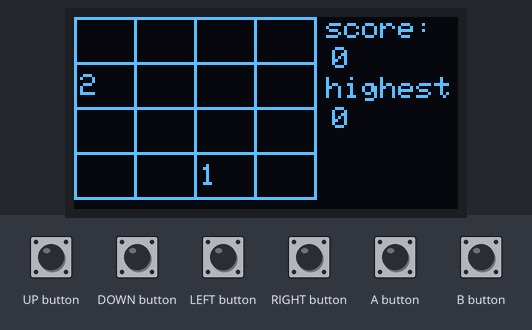
Recording of a sketch running on a simulated Arduboy, built with avr-gcc and run on an emulated ATmega32U4. On the bench: 128×64 one-colour display. The inputs (shaded band) are chosen by the test bench. Random numbers use the default seed unless the sketch sets one.

Above: at 1.2 s.
1.3 s: UP button pressed for 0.15 s
At 2.3 s:
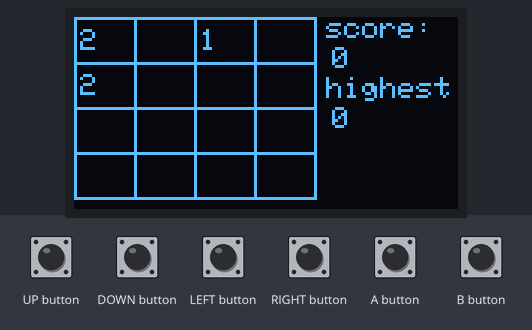
2.9 s: DOWN button pressed for 0.15 s
At 3.3 s:
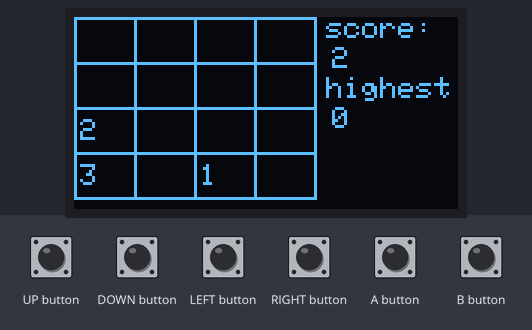
4.5 s: LEFT button pressed for 0.15 s
At 5.5 s:
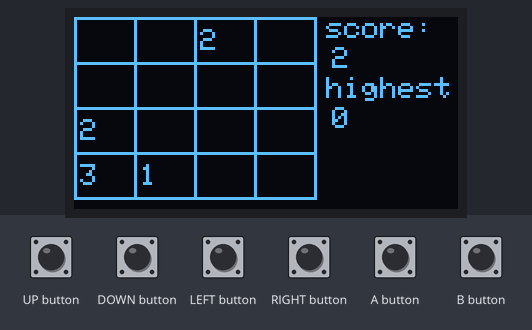
6.1 s: RIGHT button pressed for 0.15 s
At 6.5 s:
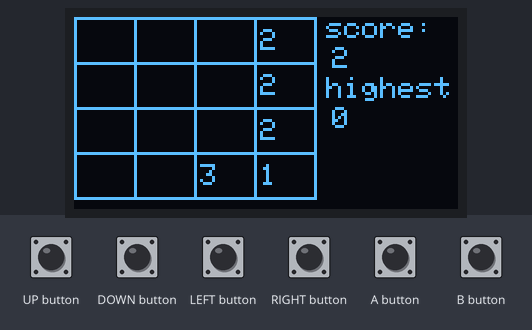
7.7 s: UP button pressed for 1 s
At 8.3 s:
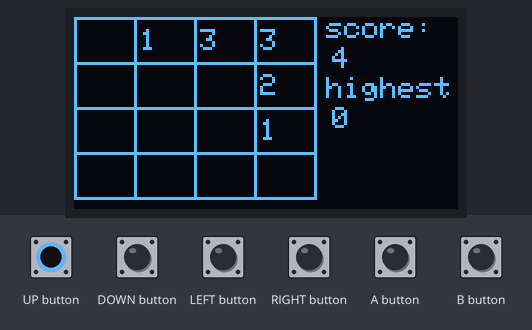
10.2 s: DOWN button pressed for 1 s
At 10.6 s:
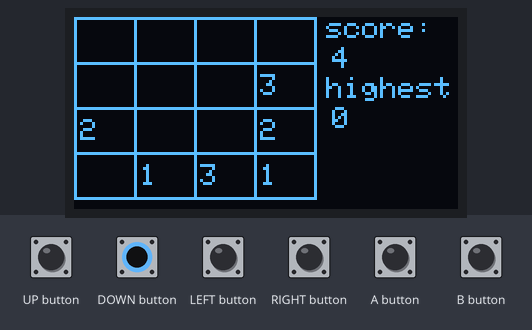
Timing chart, 0 to 13.2 s (numbered marks = the images above; inputs shaded):
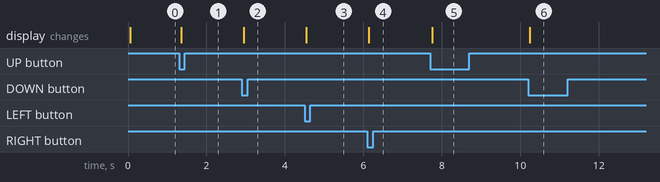

The sketch:

arduboy-2048.ino
```cpp
#include "game.h"

#define UP -4
#define DOWN 4
#define LEFT -1
#define RIGHT 1

#define GRID_HEIGHT 15
#define GRID_WIDTH 20

// Make an instance of arduboy used for many functions
Arduboy2 arduboy;
Game* game;
int highScore;

// This function runs once in your game.
// use it for anything that needs to be set only once in your game.
void setup() {
    arduboy.begin();  // initiate arduboy instance
    arduboy.setFrameRate(30);
    arduboy.initRandomSeed();

    game = new Game(4, 4, 2);
}

void render() {
    int* board = game->getBoard();
    int newPos = game->getLastNewNumberIndex();
    int score = game->getScore();

    for (int n = 0; n <= 4 * GRID_HEIGHT; n += GRID_HEIGHT) {  //绘制5条横线
        arduboy.drawLine(0, n, 4 * GRID_WIDTH, n, 1);
        for (int m = 0; m <= 4 * GRID_WIDTH; m += GRID_WIDTH)  //绘制5条竖线
            arduboy.drawLine(m, 0, m, 4 * GRID_HEIGHT, 1);
    }

    for (int x = 0; x < 4; x++) {  //输出数组内数据
        for (int y = 0; y < 4; y++) {
            arduboy.setCursor(2 + (y * GRID_WIDTH), 4 + (x * GRID_HEIGHT));
            if (board[x * 4 + y] != 0)
                arduboy.print(board[x * 4 + y]);
        }
    }

    arduboy.setCursor(4 * GRID_WIDTH + 4, 0);
    arduboy.print("score:");

    arduboy.setCursor(4 * GRID_WIDTH + 6, 10);
    arduboy.print(score);

    arduboy.setCursor(4 * GRID_WIDTH + 4, 20);
    arduboy.print("highest:");

    arduboy.setCursor(4 * GRID_WIDTH + 6, 30);
    arduboy.print(highScore);
    // arduboy.print(newPos);
}

void loop() {
    // pause render until it's time for the next frame
    if (!(arduboy.nextFrame()))
        return;

    arduboy.pollButtons();

    if (arduboy.justPressed(UP_BUTTON))
        game->operate(UP);
    if (arduboy.justPressed(DOWN_BUTTON))
        game->operate(DOWN);
    if (arduboy.justPressed(LEFT_BUTTON))
        game->operate(LEFT);
    if (arduboy.justPressed(RIGHT_BUTTON))
        game->operate(RIGHT);

    if (!game->checkAlive()) {
        highScore = game->getScore();
        game = new Game(4, 4, 2);
    } else {
        arduboy.clear();  // clear our screen to black
        render();
        arduboy.display();  // display.
    }
}
```

game.cpp
```cpp
#include "game.h"

Game::Game(int width, int height, int difficult) {
    fps = 60;
    score = 0;
    lastMoveValid = false;
    this->difficult = difficult;
    this->width = width;
    this->height = height;
    size = width * height;
    up = -1 * width;
    down = width;
    left = -1;
    right = 1;
    board = new int[size]{0};

    int pos1 = random(size);
    int pos2 = random(size - 1);
    if (pos2 >= pos1)
        pos2++;
    board[pos1] = random(difficult) + 1;
    board[pos2] = random(difficult) + 1;
    free = size - 2;
}

Game::~Game() {
    delete board;
}

bool Game::checkBorderAfterMove(int pos, int direction) {
    int newPos = AFTER_MOVE(pos, direction);
    if (newPos < firstElement || newPos >= size)
        return false;  // out of vertical border
    if ((direction == left || direction == right) && !isSameLine(pos, newPos))
        return false;  // out of horizon border
    return true;
}

bool Game::isSameLine(int pos1, int pos2) {
    return rowAt(pos1) == rowAt(pos2);
}

int Game::rowAt(int pos) {
    return pos / width;
}

void Game::moveOrMergeElement(int pos, int direction) {
    int newPos = AFTER_MOVE(pos, direction);

    if (board[pos] == emptyElement || !checkBorderAfterMove(pos, direction)) {
        return;  // can not be moved, end for next element
    }

    if (board[newPos] == board[pos]) {  // can be merged
        score += board[pos];
        board[newPos]++;      // promote the target element
        board[newPos] *= -1;  // mark the target not be merged again
        board[pos] = emptyElement;
        free++;
        lastMoveValid = true;
    }

    if (board[newPos] == emptyElement) {  // can be moved
        board[newPos] = board[pos];       // assign the target element
        board[pos] = emptyElement;
        moveOrMergeElement(newPos, direction);  // (iteration)
        lastMoveValid = true;
    }
}

void Game::operate(int direction) {
    lastMoveValid = false;
    // first loop: move or merge
    if (direction == up || direction == left) {
        for (int pos = firstElement; pos < size; pos++) {
            moveOrMergeElement(pos, direction);
        }
    } else {
        for (int pos = size - 1; pos >= firstElement; pos--) {
            moveOrMergeElement(pos, direction);
        }
    }

    // second loop: clean marks, judge alive, generate new number
    int newNumCountDown = -1;
    if (lastMoveValid) {  // choose a free space randomly for new number
        newNumCountDown = random(free);
    }
    for (int pos = firstElement; pos < size; pos++) {
        if (board[pos] < 0) {  // clean this mark by making it positive
            board[pos] = -board[pos];
        } else if (board[pos] == emptyElement) {
            if (newNumCountDown == 0) {  // assign this space for new number
                board[pos] = random(difficult) + 1;
                free--;  // free space decreased because of the new number
                lastNewNumberIndex = pos;
            }
            if (newNumCountDown >= 0)  // wait for next free pos
                newNumCountDown--;
        }
    }
}

bool Game::checkAlive() {
    if (free > 0) {
        // if not valid (never move or merge this turn), end for next operation
        return true;
    } else {
        // we ignore the last element
        for (int pos = 0; pos < size - 1; pos++) {
            // ignore last row while chechk two row && ignore last column while
            // check two column
            if (pos < size - width &&
                    board[pos] == board[AFTER_MOVE(pos, down)] ||
                pos % width < width - 1 &&
                    board[pos] == board[AFTER_MOVE(pos, right)]) {
                return true;
            }
        }
        return false;
    }
}

int Game::getScore() {
    return score;
}

int* Game::getBoard() {
    return board;
}

int Game::getLastNewNumberIndex() {
    return lastNewNumberIndex;
}
```

game.h
```cpp
#ifndef _GAME_H_
#define _GAME_H_

#include <Arduboy2.h>

#define AFTER_MOVE(pos, direction) pos + direction

const int emptyElement = 0;
const int firstElement = 0;

class Game {
   private:
    int score, fps, difficult;
    int height, width, size;
    int up, down, left, right;
    int *board, free, lastNewNumberIndex;
    bool lastMoveValid;

   public:
    Game(int width, int height, int difficult);
    ~Game();

    void moveOrMergeElement(int pos, int direction);
    bool checkBorderAfterMove(int pos, int direction);
    bool isSameLine(int pos1, int pos2);
    int rowAt(int pos);
    void operate(int direction);
    bool checkAlive();
    int getScore();
    int* getBoard();
    int getLastNewNumberIndex();
};

#endif
```

Measured:
- after the input at 1.3 s, the display: changes after 0.06 s (image 1)
- after the input at 2.9 s, the display: changes after 0.05 s (image 2)
- after the input at 4.5 s, the display: changes after 0.05 s (image 3)
- after the input at 6.1 s, the display: changes at once (image 4)
- after the input at 7.7 s, the display: changes after 0.06 s (image 5)
- after the input at 10.2 s, the display: changes at once (image 6)
